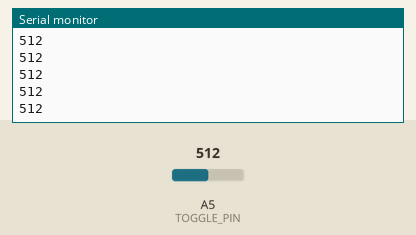
This sketch was run on a simulated Arduino Uno, built with avr-gcc and run on an emulated ATmega328P. Shown: the last lines printed to the serial monitor. The test bench sets the inputs (shaded band); at power-on: A5 (TOGGLE_PIN) = 512.

Above: at 1.2 s.
1.3 s: A5 (TOGGLE_PIN) set to 716
At 1.32 s:
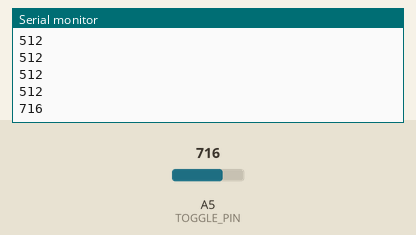
2.8 s: A5 (TOGGLE_PIN) set to 900
At 2.83 s:
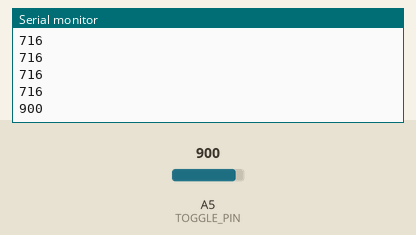
Timing chart, 0 to 5.8 s (numbered marks = the images above; inputs shaded):
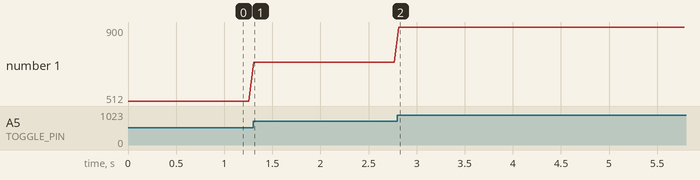

The sketch:

Toggle.ino
```cpp
const int TOGGLE_PIN = 5;

void setup()
{
    Serial.begin(115200);
}

void loop()
{
    int val = analogRead(TOGGLE_PIN); // read the value from the sensor
    // Serial.println(map(val, 5, 1024, 10, 300));
    Serial.println(val);

    int newval = val / 100;

    // Serial.println(newval);

    delay(50);
}
```

Measured:
- after the input at 1.3 s, the serial monitor: prints a new line at once (image 1)
- after the input at 2.8 s, the serial monitor: prints a new line at once (image 2)
- plotted number 1: 512 → 716 after the input at 1.3 s, 716 → 900 after the input at 2.8 s
